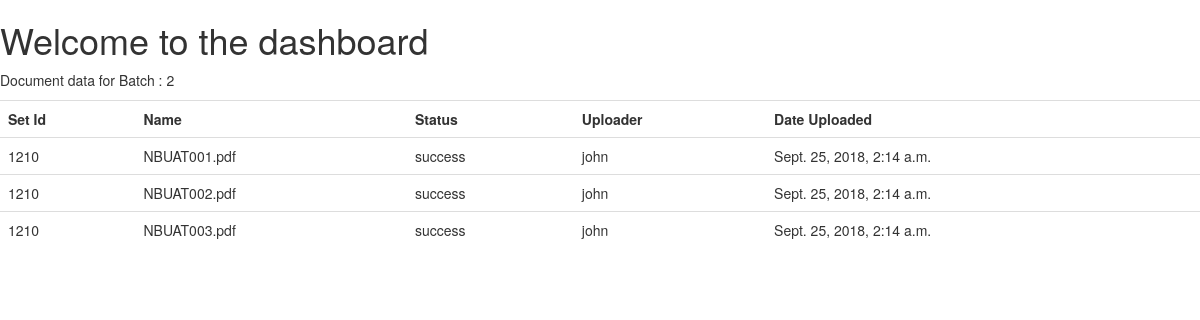
The page /details/viewdocs/2 on the database its author committed.
### details/models.py (models this page shows)
class DocumentsData(models.Model):
    statchoice = ((0, 'processing'), (1, 'success'), (2, 'queued'), (3, 'failed'))
    batch_id = models.DecimalField(max_digits=4, decimal_places=0)
    set_id = models.DecimalField(max_digits=4, decimal_places=0)
    doc_id = models.DecimalField(max_digits=4, decimal_places=0)
    name=models.TextField()
    doc_status = models.CharField(max_length=20, choices=statchoice, default="processing")
    uploader = models.CharField(max_length=10)
    date_uploaded = models.DateTimeField()

### details/views.py (the view)
# urls.py: path('viewdocs/<int:bid>', views.display_doc_view, name='doc_details'),
def display_doc_view(request, bid):
    documents = DocumentsData.objects.filter(batch_id=bid)
    context = {
        'docs': documents,
        'bid':bid
    }
    return render(request, "details/docsview.html", context)

### details/templates/details/docsview.html
{% extends 'signin/header.html' %}
{% block content %}
<p>Document data for Batch : {{ bid }}</p>
    <table class="table">
        <th>Set Id</th>
        <th>Name</th>
        <th>Status</th>
        <th>Uploader</th>
         <th>Date Uploaded</th>
        {% for eachDoc in docs %}
            <tr>
                <td>{{  eachDoc.set_id }}</td>
                <td>{{  eachDoc.name }}</td>
                <td>{{  eachDoc.doc_status }}</td>
                <td>{{  eachDoc.uploader }}</td>
                <td>{{  eachDoc.date_uploaded }}</td>
                 </tr>
        {% endfor %}
    </table>
{% endblock %}

### rows shown on the page
DocumentsData: set_id "1210", name "NBUAT001.pdf", doc_status "success", uploader "john", date_uploaded "Sept. 25, 2018, 2:14 a.m."
DocumentsData: set_id "1210", name "NBUAT002.pdf", doc_status "success", uploader "john", date_uploaded "Sept. 25, 2018, 2:14 a.m."
DocumentsData: set_id "1210", name "NBUAT003.pdf", doc_status "success", uploader "john", date_uploaded "Sept. 25, 2018, 2:14 a.m."

### other values the page prints
{{ bid }} "2"
